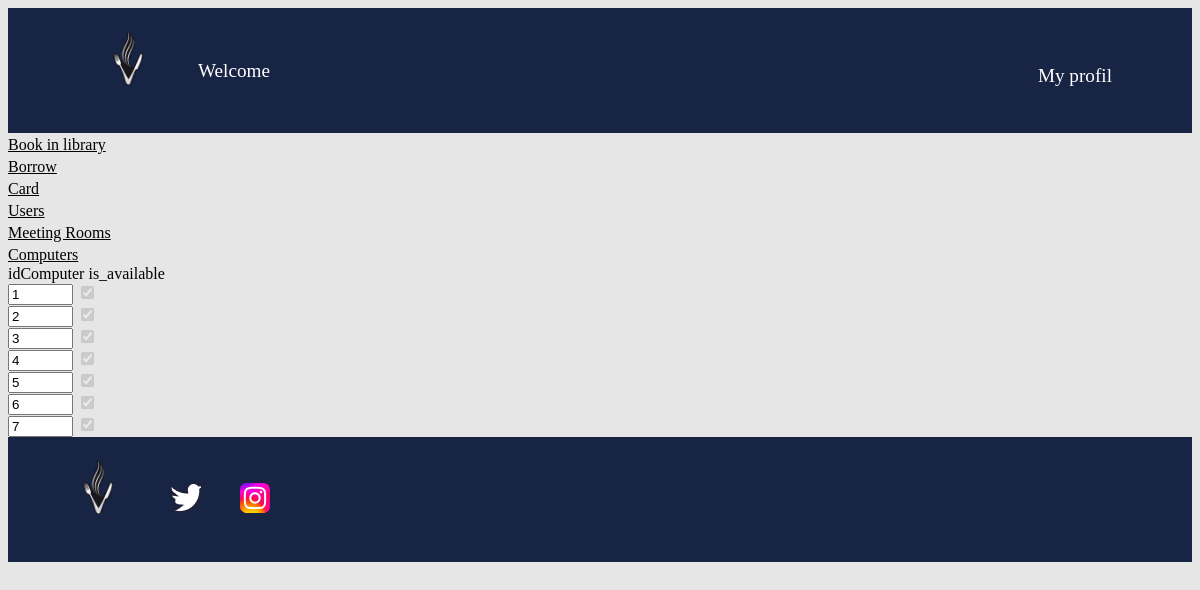
Screenshot of /student_computer.php (signed in) with the database file from the repository.
### tables this page shows
CREATE TABLE Computer (
    idComputer INT PRIMARY KEY AUTO_INCREMENT,
    availability BOOLEAN NOT NULL
);

### student_computer.php (the view, shortened to what this page needs)
<!DOCTYPE html>
<html lang="en">
<head>
    <link href="login.css" rel="stylesheet">
</head>
<?php include "header.php"; ?>
<body>
<?php
$DB_USERNAME = $_SESSION['DB_USERNAME'];
$DB_PASSWORD = $_SESSION['DB_PASSWORD'];
$DB_SERVER = $_SESSION['DB_SERVER'];
$DB_NAME = $_SESSION['DB_NAME'];
$conn = mysqli_connect($DB_SERVER, $DB_USERNAME, $DB_PASSWORD, $DB_NAME) or die("ERROR: Unable to connect. " . mysqli_connect_error());
$query = "SELECT idComputer,availability
          FROM Computer
          WHERE availability=True
          ORDER BY idComputer ASC;";
$result = mysqli_query($conn, $query);
echo "
    <tr>
      <td>" . 'idComputer' . "</td>
      <td>" . 'is_available' . "</td>
    </tr>
";
while ($rowData = mysqli_fetch_assoc($result)) {
    $idComputer = $rowData['idComputer'];
    $availability = $rowData['availability'];
    echo "
      <tr>
        <td>
          <form method='POST' name='admin_book' >
            <input type='text' name='idComputer'  value='$idComputer' readonly size='5'>
            <input type='checkbox' disabled name='availability' value='$availability' " . ($availability ? 'checked' : '') . ">
          </form>
        </td>
      </tr>
";
}
?>
</body>
</html>

### header.php (shortened to what this page needs)
<head>
    <link href="style.css" rel="stylesheet" >
</head>
<header>
    <nav>
        <div class="headerNav">
            <div class="leftHeaderLink">
                <a href="login.php">
                    <img src="images/logo.jpg" alt="Logo Site" height='80' width='80'>
                </a>
                <div class="leftHeaderText">
                    <a href="login.php">Welcome</a>
                </div>
            </div>
            <div class="rightHeader">
                    <?php
                    if(isset($_SESSION["email"])){
                        echo '<a href="login.php">My profil</a>';
                    }
                    ?>
            </div>
        </div>
    </nav>
</header>

### style.css (style rules this page uses)
body { background-color: #e6e6e6; }
a { color: white; text-decoration: none; font-size: 1.2em; }
header, footer { background-color: #182444; padding: 20px 50px; }
.headerNav { width: 100%; display: flex; align-items: center; }
.leftHeaderLink { display: flex; justify-content: center; align-items: center; }
.rightHeader { display: flex; padding-top: 1%; margin-left: auto; }
.lien-icone { margin-left: 30px; }
footer, nav { display: flex; align-items: center; clear: right; clear: left; }
nav a { margin-left: 30px; }

### rows the page displays
computer: idComputer "1", availability "☑"
computer: idComputer "2", availability "☑"
computer: idComputer "3", availability "☑"
computer: idComputer "4", availability "☑"
computer: idComputer "5", availability "☑"
computer: idComputer "6", availability "☑"
computer: idComputer "7", availability "☑"
